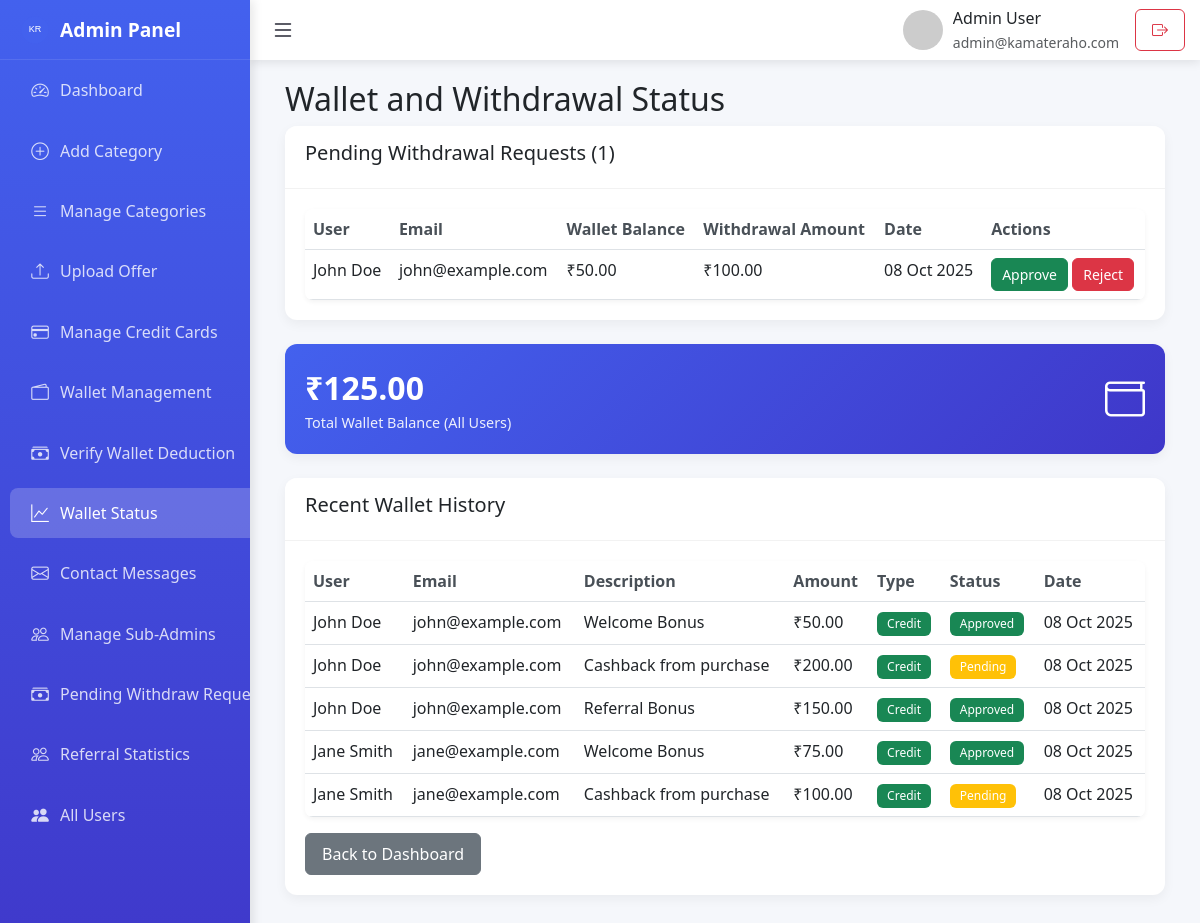
Page /admin/check_wallet_status.php on the committed database.
### tables this page shows
CREATE TABLE IF NOT EXISTS withdraw_requests (
    id INT(11) AUTO_INCREMENT PRIMARY KEY,
    user_id INT(11) NOT NULL,
    amount DECIMAL(10, 2) NOT NULL,
    upi_id VARCHAR(255) NOT NULL,
    screenshot VARCHAR(255),
    status ENUM('pending', 'approved', 'rejected') DEFAULT 'pending',
    offer_title VARCHAR(255),
    offer_description TEXT,
    created_at TIMESTAMP DEFAULT CURRENT_TIMESTAMP,
    FOREIGN KEY (user_id) REFERENCES users(id) ON DELETE CASCADE
);

CREATE TABLE IF NOT EXISTS users (
    id INT(11) AUTO_INCREMENT PRIMARY KEY,
    name VARCHAR(255) NOT NULL,
    email VARCHAR(255) UNIQUE NOT NULL,
    phone VARCHAR(20),
    city VARCHAR(100),
    state VARCHAR(100),
    password VARCHAR(255) NOT NULL,
    wallet_balance DECIMAL(10, 2) DEFAULT 0.00,
    referral_code VARCHAR(50),
    created_at TIMESTAMP DEFAULT CURRENT_TIMESTAMP
);

CREATE TABLE IF NOT EXISTS wallet_history (
    id INT(11) AUTO_INCREMENT PRIMARY KEY,
    user_id INT(11) NOT NULL,
    amount DECIMAL(10, 2) NOT NULL,
    type ENUM('credit', 'debit') NOT NULL,
    status ENUM('pending', 'approved', 'rejected') DEFAULT 'pending',
    description VARCHAR(255),
    created_at TIMESTAMP DEFAULT CURRENT_TIMESTAMP,
    FOREIGN KEY (user_id) REFERENCES users(id) ON DELETE CASCADE
);

### admin/check_wallet_status.php (the view, shortened to what this page needs)
<?php
include '../config/db.php';
include 'includes/admin_layout.php';
try {
    $stmt = $pdo->query("SELECT SUM(wallet_balance) as total_balance FROM users");
    $total_balance = $stmt->fetch(PDO::FETCH_ASSOC)['total_balance'] ?? 0;
    $stmt = $pdo->query("SELECT wr.*, u.name, u.email, u.wallet_balance
                         FROM withdraw_requests wr
                         JOIN users u ON wr.user_id = u.id
                         WHERE wr.status = 'pending'
                         ORDER BY wr.created_at DESC");
    $pending_requests = $stmt->fetchAll(PDO::FETCH_ASSOC);
    $stmt = $pdo->query("SELECT wh.*, u.name, u.email
                         FROM wallet_history wh
                         JOIN users u ON wh.user_id = u.id
                         ORDER BY wh.created_at DESC
                         LIMIT 10");
    $wallet_history = $stmt->fetchAll(PDO::FETCH_ASSOC);
} catch(PDOException $e) {
    $error = "Error: " . $e->getMessage();
    $total_balance = 0;
    $pending_requests = [];
    $wallet_history = [];
}
?>
<div class="container-fluid">
    <h2>Wallet and Withdrawal Status</h2>
    <div class="card mb-4">
        <div class="card-header">
            <h5>Pending Withdrawal Requests (<?php echo count($pending_requests); ?>)</h5>
        </div>
        <div class="card-body">
            <?php if (!empty($pending_requests)): ?>
                <div class="table-responsive">
                    <table class="table">
                        <thead>
                            <tr>
                                <th>User</th>
                                <th>Email</th>
                                <th>Wallet Balance</th>
                                <th>Withdrawal Amount</th>
                                <th>Date</th>
                                <th>Actions</th>
                            </tr>
                        </thead>
                        <tbody>
                            <?php foreach ($pending_requests as $request): ?>
                                <tr>
                                    <td><?php echo htmlspecialchars($request['name']); ?></td>
                                    <td><?php echo htmlspecialchars($request['email']); ?></td>
                                    <td>₹<?php echo number_format($request['wallet_balance'], 2); ?></td>
                                    <td>₹<?php echo number_format($request['amount'], 2); ?></td>
                                    <td><?php echo date('d M Y', strtotime($request['created_at'])); ?></td>
                                    <td>
                                        <a href="approve_withdraw.php?id=<?php echo $request['id']; ?>&action=approve" class="btn btn-success btn-sm">Approve</a>
                                        <a href="approve_withdraw.php?id=<?php echo $request['id']; ?>&action=reject" class="btn btn-danger btn-sm">Reject</a>
                                    </td>
                                </tr>
                            <?php endforeach; ?>
                        </tbody>
                    </table>
                </div>
            <?php else: ?>
                <p>No pending withdrawal requests.</p>
            <?php endif; ?>
        </div>
    </div>
    <div class="card mb-4 stats-card">
        <div class="card-body">
            <div class="d-flex justify-content-between align-items-center">
                <div>
                    <div class="number">₹<?php echo number_format($total_balance, 2); ?></div>
                    <div class="label">Total Wallet Balance (All Users)</div>
                </div>
                <i class="bi bi-wallet fs-1"></i>
            </div>
        </div>
    </div>
    <div class="card">
        <div class="card-header">
            <h5>Recent Wallet History</h5>
        </div>
        <div class="card-body">
            <?php if (!empty($wallet_history)): ?>
                <div class="table-responsive">
                    <table class="table">
                        <thead>
                            <tr>
                                <th>User</th>
                                <th>Email</th>
                                <th>Description</th>
                                <th>Amount</th>
                                <th>Type</th>
                                <th>Status</th>
                                <th>Date</th>
                            </tr>
                        </thead>
                        <tbody>
                            <?php foreach ($wallet_history as $history): ?>
                                <tr>
                                    <td><?php echo htmlspecialchars($history['name']); ?></td>
                                    <td><?php echo htmlspecialchars($history['email']); ?></td>
                                    <td><?php echo htmlspecialchars($history['description']); ?></td>
                                    <td>₹<?php echo number_format($history['amount'], 2); ?></td>
                                    <td>
                                        <span class="badge bg-<?php echo ($history['type'] === 'credit' ? 'success' : 'danger'); ?>">
                                            <?php echo ucfirst($history['type']); ?>
                                        </span>
                                    </td>
                                    <td>
                                        <span class="badge bg-<?php
                                            echo ($history['status'] === 'approved' ? 'success' :
                                            ($history['status'] === 'rejected' ? 'danger' : 'warning')); ?>">
                                            <?php echo ucfirst($history['status']); ?>
                                        </span>
                                    </td>
                                    <td><?php echo date('d M Y', strtotime($history['created_at'])); ?></td>
                                </tr>
                            <?php endforeach; ?>
                        </tbody>
                    </table>
                </div>
            <?php else: ?>
                <p>No wallet history found.</p>
            <?php endif; ?>
            <div class="mt-3">
                <a href="index.php" class="btn btn-secondary">Back to Dashboard</a>
            </div>
        </div>
    </div>
</div>
<?php include 'includes/admin_footer.php'; ?>

### rows in the picture
withdraw_requests: user.name "John Doe", user.email "john@example.com", user.wallet_balance "50.00", amount "100.00", created_at "08 Oct 2025"
wallet_history: user.name "John Doe", user.email "john@example.com", description "Welcome Bonus", amount "50.00", type "Credit", status "Approved", created_at "08 Oct 2025"
wallet_history: user.name "John Doe", user.email "john@example.com", description "Cashback from purchase", amount "200.00", type "Credit", status "Pending", created_at "08 Oct 2025"
wallet_history: user.name "John Doe", user.email "john@example.com", description "Referral Bonus", amount "150.00", type "Credit", status "Approved", created_at "08 Oct 2025"
wallet_history: user.name "Jane Smith", user.email "jane@example.com", description "Welcome Bonus", amount "75.00", type "Credit", status "Approved", created_at "08 Oct 2025"
wallet_history: user.name "Jane Smith", user.email "jane@example.com", description "Cashback from purchase", amount "100.00", type "Credit", status "Pending", created_at "08 Oct 2025"

### other values in the picture
$admin_name "Admin User"
$admin_email "admin@kamateraho.com"
count($pending_requests) "1"
$total_balance "125.00"
